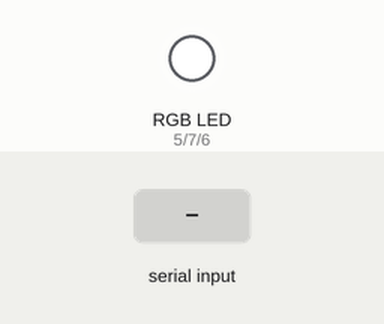
Simulated run of this sketch. Board: Arduino Uno, built with avr-gcc and run on an emulated ATmega328P. Parts: an RGB LED mixed from three pins (HIGH = lit). Inputs (shaded band) come from the test bench.

Above: at 1.2 s.
1.3 s: "1" received over Serial
At 2.5 s:
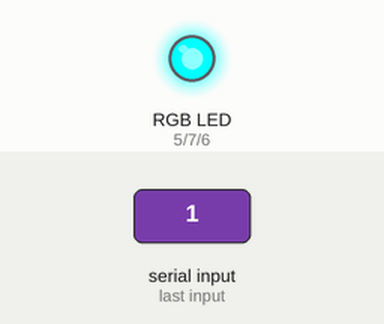
4.3 s: "2" received over Serial
At 4.8 s:
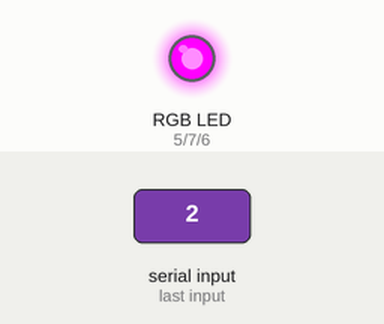
7.3 s: "3" received over Serial
At 8.2 s:
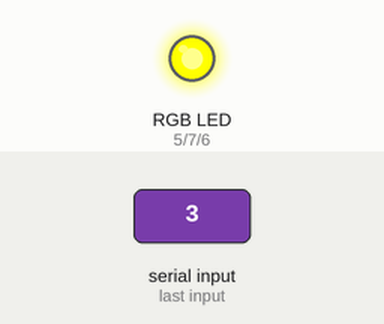
Timing chart, 0 to 10.8 s (numbered marks = the images above; inputs shaded):
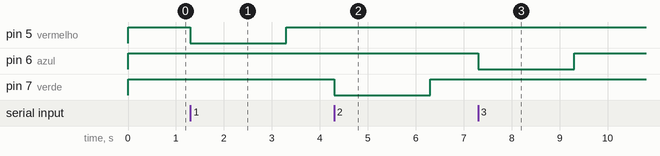

Measured:
- after the input at 1.3 s, pin 5 (vermelho): HIGH → LOW at once, → HIGH 2.0 s later
- after the input at 4.3 s, pin 7 (verde): HIGH → LOW at once, → HIGH 2.0 s later
- after the input at 7.3 s, pin 6 (azul): HIGH → LOW at once, → HIGH 2.0 s later

The sketch:

RGBmemoria.ino
```cpp
const int vermelho = 5;
const int azul = 6;
const int verde = 7;

void setup() {
  Serial.begin(9600);
  pinMode(vermelho, OUTPUT);
  pinMode(verde, OUTPUT);
  pinMode(azul, OUTPUT);

  digitalWrite(vermelho, HIGH);
  digitalWrite(verde, HIGH);
  digitalWrite(azul, HIGH);
}

void loop() {

  char cores[25];
  int i=0;
  if (Serial.available())
  {
    char cor = Serial.read();
    cores[i] = cor;

    if(cores[i] == '1'){
      digitalWrite(vermelho, LOW);
      digitalWrite(verde, HIGH);
      digitalWrite(azul, HIGH);
    }
    if(cores[i] == '2'){
      digitalWrite(vermelho, HIGH);
      digitalWrite(verde, LOW);
      digitalWrite(azul, HIGH);
    }
    if(cores[i] == '3'){
      digitalWrite(vermelho, HIGH);
      digitalWrite(verde, HIGH);
      digitalWrite(azul, LOW);
    }
    delay(2000);
    digitalWrite(vermelho, HIGH);
    digitalWrite(verde, HIGH);
    digitalWrite(azul, HIGH);
    delay(1000);
    i++;
  }
}
```
